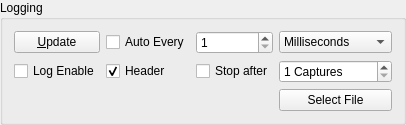
           <widget class="QGroupBox" name="groupBox_3">
            <property name="title">
             <string>Logging</string>
            </property>
            <layout class="QHBoxLayout" name="horizontalLayout_6">
             <item>
              <layout class="QGridLayout" name="gridLayout_5">
               <item row="0" column="0">
                <widget class="QPushButton" name="measUpdate">
                 <property name="text">
                  <string>&amp;Update</string>
                 </property>
                </widget>
               </item>
               <item row="0" column="1">
                <widget class="QCheckBox" name="autoUpdate">
                 <property name="sizePolicy">
                  <sizepolicy hsizetype="Fixed" vsizetype="Fixed">
                   <horstretch>0</horstretch>
                   <verstretch>0</verstretch>
                  </sizepolicy>
                 </property>
                 <property name="text">
                  <string>Auto Every</string>
                 </property>
                </widget>
               </item>
               <item row="0" column="2">
                <widget class="QSpinBox" name="upInterval">
                 <property name="minimum">
                  <number>1</number>
                 </property>
                 <property name="maximum">
                  <number>999</number>
                 </property>
                </widget>
               </item>
               <item row="0" column="3">
                <widget class="QComboBox" name="updTimeScale">
                 <property name="currentIndex">
                  <number>0</number>
                 </property>
                 <item>
                  <property name="text">
                   <string>Milliseconds</string>
                  </property>
                 </item>
                 <item>
                  <property name="text">
                   <string>Seconds</string>
                  </property>
                 </item>
                 <item>
                  <property name="text">
                   <string>Minutes</string>
                  </property>
                 </item>
                 <item>
                  <property name="text">
                   <string>Hours</string>
                  </property>
                 </item>
                </widget>
               </item>
               <item row="1" column="1">
                <widget class="QCheckBox" name="measlogheader">
                 <property name="toolTip">
                  <string>Check this box to get a header row written to new files only.</string>
                 </property>
                 <property name="text">
                  <string>Header</string>
                 </property>
                 <property name="checked">
                  <bool>true</bool>
                 </property>
                </widget>
               </item>
               <item row="1" column="0">
                <widget class="QCheckBox" name="measLogEnable">
                 <property name="enabled">
                  <bool>true</bool>
                 </property>
                 <property name="text">
                  <string>Log Enable</string>
                 </property>
                </widget>
               </item>
               <item row="2" column="3">
                <widget class="QPushButton" name="mlogfileselect">
                 <property name="text">
                  <string>Select File</string>
                 </property>
                </widget>
               </item>
               <item row="2" column="0" colspan="3">
                <widget class="QLabel" name="mlogfilename">
                 <property name="text">
                  <string/>
                 </property>
                 <property name="wordWrap">
                  <bool>true</bool>
                 </property>
                 <property name="textInteractionFlags">
                  <set>Qt::LinksAccessibleByMouse|Qt::TextSelectableByKeyboard|Qt::TextSelectableByMouse</set>
                 </property>
                </widget>
               </item>
               <item row="1" column="2">
                <widget class="QCheckBox" name="mlogstop">
                 <property name="text">
                  <string>Stop after</string>
                 </property>
                </widget>
               </item>
               <item row="1" column="3">
                <widget class="QSpinBox" name="mlogrepeat">
                 <property name="enabled">
                  <bool>true</bool>
                 </property>
                 <property name="suffix">
                  <string> Captures</string>
                 </property>
                 <property name="prefix">
                  <string/>
                 </property>
                 <property name="minimum">
                  <number>1</number>
                 </property>
                 <property name="maximum">
                  <number>65535</number>
                 </property>
                </widget>
               </item>
              </layout>
             </item>
            </layout>
           </widget>
